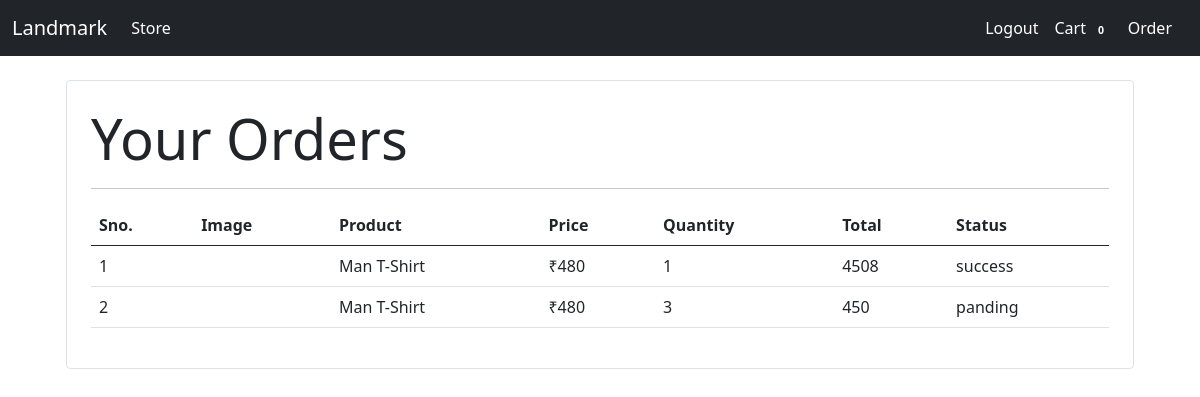
The page /order (signed in) on the database its author committed.
### store/models/orders.py (models this page shows, shortened)
class Order(models.Model):
    product = models.ForeignKey(Product, on_delete=models.CASCADE)
    customer = models.ForeignKey(Customer, on_delete=models.CASCADE)
    quantity = models.IntegerField(default=1)
    price = models.IntegerField()
    address =   models.CharField(max_length=50,default="",blank=True)
    phone = models.CharField(max_length=12,default="",blank=True)
    date = models.DateField(default=datetime.datetime.today)
    status = models.BooleanField(default=False)
    def __str__(self):
        return str(self.product)
    @staticmethod
    def get_order_by_customer(customer_id):
        return Order.objects.filter(customer= customer_id).order_by("-date")

### store/models/product.py (models this page shows, shortened)
class Product(models.Model):
    name = models.CharField(max_length=50)
    price = models.IntegerField(default=0)
    category = models.ForeignKey(Category,on_delete=models.CASCADE,default=1)
    desc = models.CharField(max_length=200,default="",null=True,blank=True)
    image = models.ImageField(upload_to='uploads/products/')
    def __str__(self):
        return self.name

### store/views/order.py (the view)
# urls.py: path("order",OrderView.as_view(),name="order")
class OrderView(View):
    @method_decorator(auth_middlewares)
    def get(self,request):
        customer = request.session.get("customer_id")
        orders = Order.get_order_by_customer(customer)
        print(orders)
        return render(request,"order.html",{"order":orders})

### store/templatetags/custome_filter.py (called while the page is built)
@register.filter(name="currency")
def currency(number):
    return "₹"+str(number)

@register.filter(name="multiply")
def multiply(number,price):
    return number * price

### store/templates/order.html (shortened to what this page needs)
{% extends "base.html" %}
{% block content %}
{%load cart%}
{%load custome_filter %}
<div class="container">
    <div class="border rounded p-4 m-4">
        <p class="display-4 pl-4 ml-4"> Your Orders</p>
        <hr>
        <table class="table">
            <thead>
                <tr>
                    <th>Sno.</th>
                    <th>Image</th>
                    <th>Product</th>
                    <th>Price</th>
                    <th>Quantity</th>
                    <th>Total</th>
                    <th>Status</th>
                </tr>
            </thead>
            <tbody>
                {% for orders in order%}
                <tr>
                    <td >{{forloop.counter}}</td>
                    <td><img style="height: 80px;" class="rounded-circle" src="{{orders.product.image.url}}" alt=""></td>
                    <td>{{orders.product.name}}</td>
                    <td>{{orders.product.price|currency}}</td>
                        <td>{{orders.quantity}}</td>
                    <td>{{orders.quantity|multiply:orders.price}}</td>
                    {% if orders.status%}
                        <td>success</td>
                    {% else %}
                        <td>panding</td>
                    {% endif %}
                </tr>
                {% endfor %}
            </tbody>
        </table>
    </div>
</div>
{% endblock %}

### rows shown on the page
Order: product.name "Man T-Shirt", product.price "₹480", quantity "1", quantity|multiply "4508", status "success"
Order: product.name "Man T-Shirt", product.price "₹480", quantity "3", quantity|multiply "450", status "panding"

### other values the page prints
{{ request.session.cart.keys|length }} "0"
